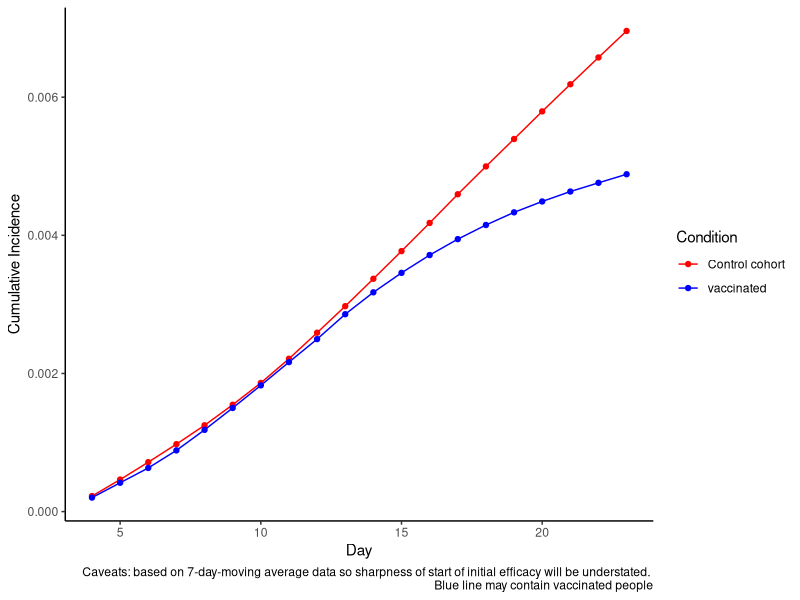

Here is the R script that generated this plot:
## ---- chunk 1

library(tidyverse)

data = read_csv("data_from_chart.csv")


## ---- chunk 2
size_of_cohort = 50777
size_of_all_members = 480000
size_of_unvaccinated = size_of_all_members-size_of_cohort
data = data %>% mutate(new_infections_all_members = AllMembersNormalised*size_of_all_members/size_of_cohort)
data = data %>% mutate(new_infections_unvaccinated = new_infections_all_members - VaccinatedCohort)
data = data %>% mutate(daily_incidence_unvaccinated = new_infections_unvaccinated/size_of_unvaccinated)
data = data %>% mutate(daily_incidence_vaccinated = VaccinatedCohort/size_of_cohort)

graphdata = data %>% select(c(Day,contains("daily_incidence"))) %>% pivot_longer(-Day,names_to="group",values_to="daily_incidence") %>% separate(group,into=c("bla","bla2","condition"),sep="_") %>% select(-contains("bla")) %>% group_by(condition) %>% arrange(Day) %>% mutate(cumulative_incidence=cumsum(daily_incidence))


graphdata$condition = ifelse(graphdata$condition=="unvaccinated","Control cohort",graphdata$condition)
ggplot(graphdata,aes(x=Day,y=cumulative_incidence,color=condition))+geom_line()+theme_classic()+labs(caption="Caveats: based on 7-day-moving average data so sharpness of start of initial efficacy will be understated. \n Blue line may contain vaccinated people",color="Condition",y="Cumulative Incidence")+scale_color_manual(values=c("red","blue"))+geom_point()
## ---- chunk 3


#day20 = filter(graphdata, Day==22)
#day23 = filter(graphdata, Day==23)


#day23vsday20 = inner_join(day23,day20,by="condition") %>% mutate(diff=cumulative_incidence.x-cumulative_incidence.y)%>% ungroup()%>%summarise(
 # efficacy=( max(diff) - min(diff))/max(diff))






